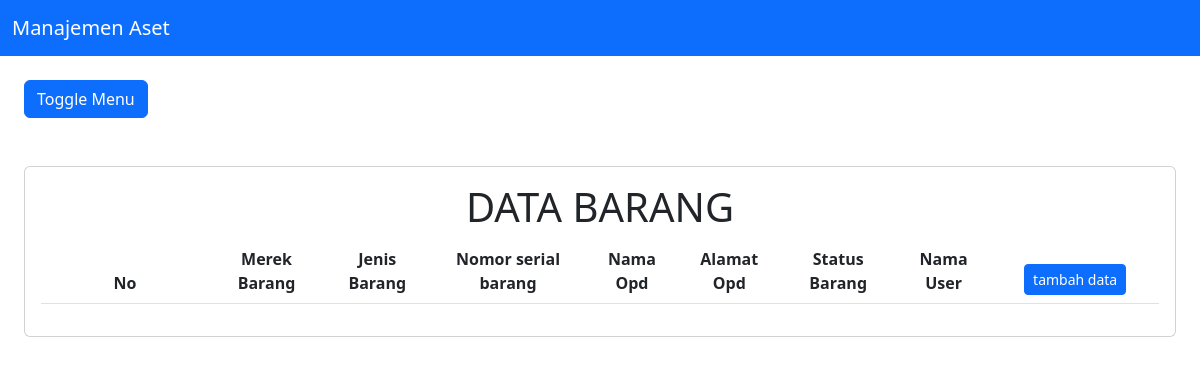
Page /barang/index.php on the earlier database version.
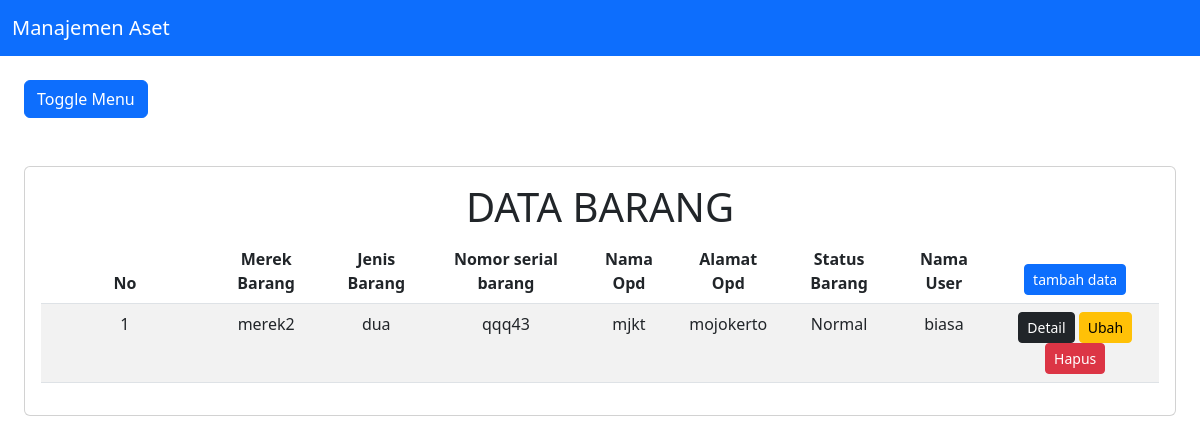
Same page on the later database version.
### tables this page shows
CREATE TABLE `barang`  (
  `id_barang` int NOT NULL AUTO_INCREMENT,
  `join_merek_barang` int NOT NULL,
  `join_jenis_barang` int NOT NULL,
  `nomor_serial_barang` varchar(255) NOT NULL,
  `status_barang` varchar(10) NOT NULL,
  `join_opd` int NOT NULL,
  `detail_lokasi_barang` varchar(255) NOT NULL,
  `koordinat_barang` varchar(100) NOT NULL,
  `keterangan_barang` varchar(255) NULL DEFAULT NULL,
  `tanggal_masuk_barang` timestamp NULL DEFAULT current_timestamp,
  `tanggal_update_barang` timestamp NULL DEFAULT current_timestamp,
  `join_user` int NOT NULL,
  `gambar_barang` varchar(255) NULL DEFAULT NULL,
  PRIMARY KEY (`id_barang`) USING BTREE,
  INDEX `nama`(`join_user`) USING BTREE,
  INDEX `jenis_barang`(`join_jenis_barang`) USING BTREE,
  INDEX `merek_barang`(`join_merek_barang`) USING BTREE,
  INDEX `opd`(`join_opd`) USING BTREE,
  INDEX `gambar`(`gambar_barang`) USING BTREE,
  CONSTRAINT `jenis_barang` FOREIGN KEY (`join_jenis_barang`) REFERENCES `jenis_barang` (`id_jenis_barang`) ON DELETE NO ACTION ON UPDATE NO ACTION,
  CONSTRAINT `merek_barang` FOREIGN KEY (`join_merek_barang`) REFERENCES `merek_barang` (`id_merek_barang`) ON DELETE NO ACTION ON UPDATE NO ACTION,
  CONSTRAINT `opd` FOREIGN KEY (`join_opd`) REFERENCES `opd` (`id_opd`) ON DELETE NO ACTION ON UPDATE NO ACTION,
  CONSTRAINT `user` FOREIGN KEY (`join_user`) REFERENCES `user` (`id_user`) ON DELETE NO ACTION ON UPDATE NO ACTION
);

CREATE TABLE `merek_barang`  (
  `id_merek_barang` int NOT NULL AUTO_INCREMENT,
  `nama_merek_barang` varchar(255) NULL DEFAULT NULL,
  PRIMARY KEY (`id_merek_barang`) USING BTREE,
  INDEX `nama_merek_barang`(`nama_merek_barang`) USING BTREE
);

CREATE TABLE `jenis_barang`  (
  `id_jenis_barang` int NOT NULL AUTO_INCREMENT,
  `nama_jenis_barang` varchar(255) NOT NULL,
  PRIMARY KEY (`id_jenis_barang`) USING BTREE,
  INDEX `nama_jenis_barang`(`nama_jenis_barang`) USING BTREE
);

CREATE TABLE `opd`  (
  `id_opd` int NOT NULL AUTO_INCREMENT,
  `nama_opd` varchar(255) NOT NULL,
  `alamat_opd` varchar(255) NOT NULL,
  PRIMARY KEY (`id_opd`) USING BTREE,
  INDEX `nama_opd`(`nama_opd`) USING BTREE,
  INDEX `nama_opd_2`(`nama_opd`, `id_opd`, `alamat_opd`) USING BTREE,
  INDEX `nama_opd_3`(`nama_opd`, `id_opd`) USING BTREE
);

CREATE TABLE `user`  (
  `id_user` int NOT NULL AUTO_INCREMENT,
  `username` varchar(50) NOT NULL,
  `password` varchar(255) NOT NULL,
  `nama_user` varchar(255) NOT NULL,
  `level` varchar(10) NOT NULL,
  PRIMARY KEY (`id_user`) USING BTREE,
  INDEX `nama_user`(`nama_user`) USING BTREE
);

### koneksi.php (called while the page is built)
<?php
$db = mysqli_connect("localhost", "root", "", "pendataan");
function query($query)
{
    global $db;
    $result = mysqli_query($db, $query);
    $rows = [];
    while ($row = mysqli_fetch_assoc($result)) {
        $rows[] = $row;
    }
    return $rows;
}

### barang/index.php (the view, shortened to what this page needs)
<?php
require '../header.php';
$barang = query("SELECT * FROM barang
JOIN merek_barang ON join_merek_barang = id_merek_barang
JOIN jenis_barang ON join_jenis_barang = id_jenis_barang
JOIN opd ON join_opd = id_opd
JOIN user ON join_user = id_user
ORDER BY id_barang DESC");
?>
<body>
  <div class="p-4" id="main-content">
    <button class="btn btn-primary" id="button-toggle">
      Toggle Menu
    </button>
    <div class="card mt-5">
      <div class="card-body">
        <h1 style="text-align:center">DATA BARANG</h1>
        <table class="table table-striped" id="datatable">
          <thead>
            <tr style="text-align:center">
              <th width="15%" style="text-align:center">No</th>
              <th style="text-align:center">Merek Barang</th>
              <th style="text-align:center">Jenis Barang</th>
              <th style="text-align:center">Nomor serial barang</th>
              <th style="text-align:center">Nama Opd</th>
              <th style="text-align:center">Alamat Opd</th>
              <th style="text-align:center">Status Barang</th>
              <th style="text-align:center">Nama User</th>
              <th width="15%" style="text-align:center">
                <a class="btn btn-sm btn-primary" href="tambah.php" role="button">tambah data</a>
              </th>
            </tr>
          </thead>
          <tbody>
            <?php $no = 1; ?>
            <?php foreach ($barang as $row) : ?>
              <tr>
                <td width="5%" style="text-align: center;" scope="row"><?= $no; ?></td>
                <td style="text-align: center;"><?= $row["nama_merek_barang"]; ?></td>
                <td style="text-align: center;"><?= $row["nama_jenis_barang"]; ?></td>
                <td style="text-align: center;"><?= $row["nomor_serial_barang"]; ?></td>
                <td style="text-align: center;"><?= $row["nama_opd"]; ?></td>
                <td style="text-align: center;"><?= $row["alamat_opd"]; ?></td>
                <td style="text-align: center;"><?= $row["status_barang"]; ?></td>
                <td style="text-align: center;"><?= $row["nama_user"]; ?></td>
                <td style="text-align: center">
                  <a class="btn btn-sm btn-dark" href="detail.php?id_barang=<?= $row["id_barang"]; ?>" role="button">Detail</a>
                  <a class="btn btn-sm btn-warning" href="ubah.php?id_barang=<?= $row["id_barang"]; ?>" role="button">Ubah</a>
                  <a class="btn btn-sm btn-danger" href="hapus.php?id_barang=<?= $row["id_barang"]; ?>" onclick="return confirm('yakin?');" role="button">Hapus</a>
                </td>
              </tr>
            <?php $no++;
            endforeach; ?>
          </tbody>
        </table>
      </div>
    </div>
  </div>
</body>
<?php require '../footer.php'; ?>

### header.php (shortened to what this page needs)
<!DOCTYPE html>
<html>
<head>
  <link rel="stylesheet" type="text/css" href="../assets/css/bootstrap.min.css">
  <link rel="stylesheet" type="text/css" href="../assets/css/dataTables.bootstrap5.min.css">
</head>
<body>
  <header>
    <div>
      <nav class="navbar navbar-dark bg-primary">
        <div class="container-fluid">
          <a class="navbar-brand" href="../index.php">Manajemen Aset</a>
        </div>
      </nav>
    </div>
  </header>

### footer.php (shortened to what this page needs)
</body>
</html>

### side.php (style rules this page uses)
a { text-decoration: none; }
#main-content { transition: 0.4s; }

Differences in the rows shown:
added barang: join_merek_barang.nama_merek_barang "merek2", join_jenis_barang.nama_jenis_barang "dua", nomor_serial_barang "qqq43", join_opd.nama_opd "mjkt", join_opd.alamat_opd "mojokerto", status_barang "Normal", join_user.nama_user "biasa"
